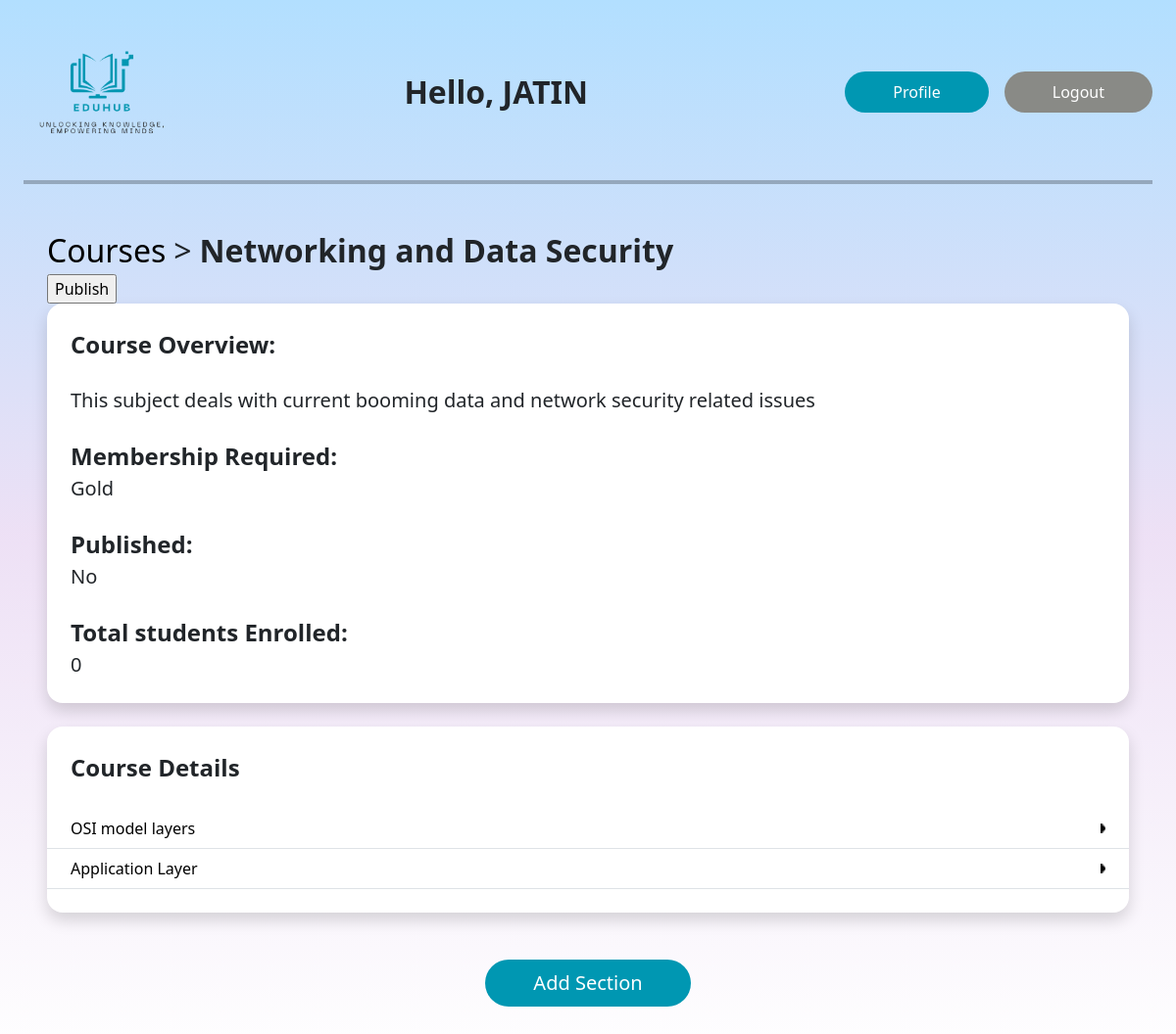
Before: /courses/16 (signed in) with the older database file.
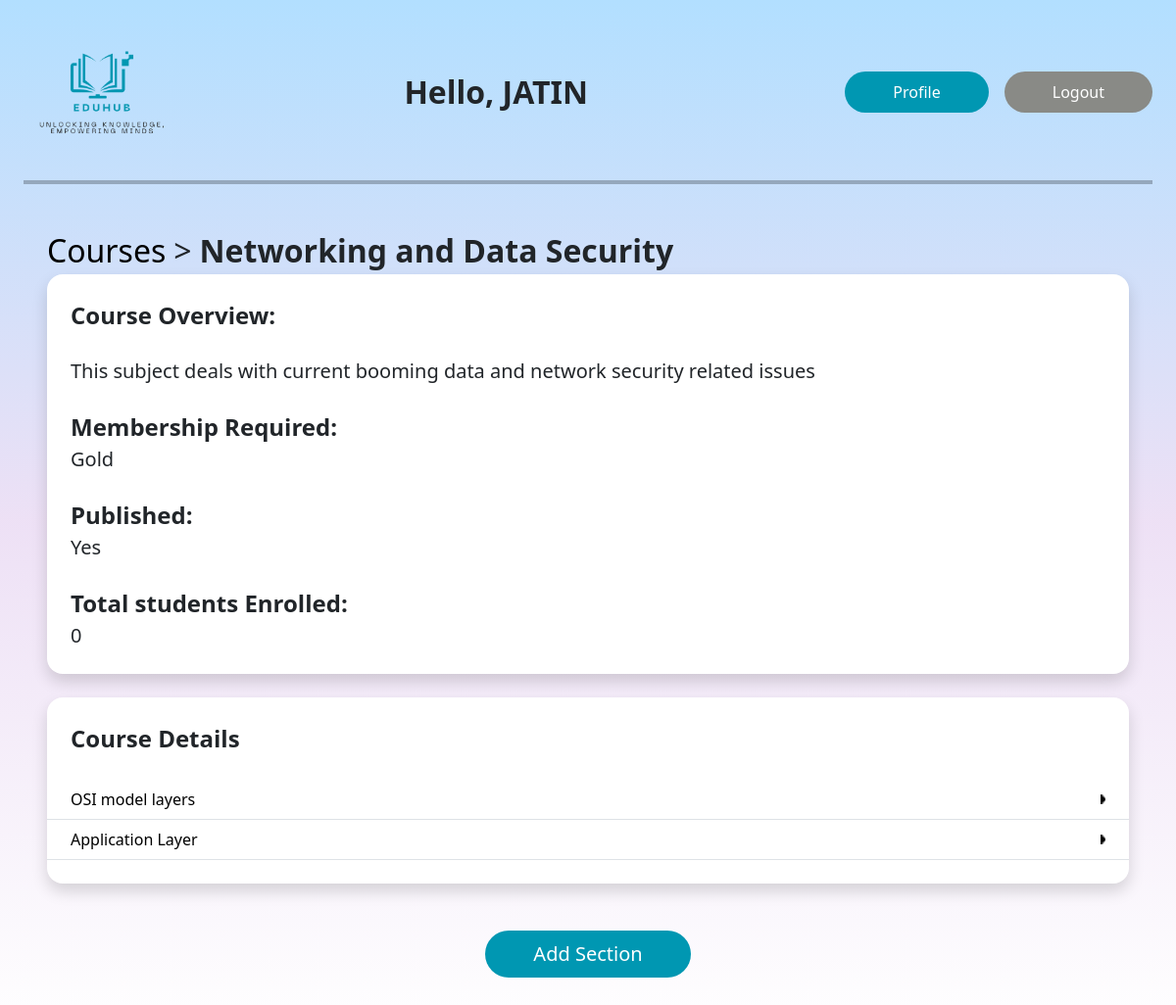
After: the same page with the newer database file.
### onlinelearningapp/models.py (models this page shows, shortened)
class TimestampedModel(models.Model):
    created_at = models.DateTimeField(auto_now_add=True)
    updated_at = models.DateTimeField(auto_now=True)
    class Meta:
        abstract = True

class UserProfile(TimestampedModel):
    user = models.OneToOneField(User, on_delete=models.CASCADE)
    role = models.ForeignKey(Role, on_delete=models.CASCADE)
    membership = models.ForeignKey(Membership, on_delete=models.SET_NULL, null=True, default=3)
    def __str__(self):
        return f"'''Username: {self.user.username}, Role: {self.role.name},''' Membership: {self.membership.name}"

class Course(TimestampedModel):
    name = models.CharField(max_length=100)
    description = models.TextField()
    instructor = models.ForeignKey(User, on_delete=models.CASCADE)
    published = models.BooleanField(default=False)
    membership_level_required = models.ForeignKey(Membership, on_delete=models.SET_NULL, null=True, default=3)
    def __str__(self):
        return f"CourseName: {self.name}, Published: {self.published}, Instructor: {self.instructor.username}, " \
               f"Membership Level Required: {self.membership_level_required.name}"

class Membership(TimestampedModel):
    name = models.CharField(max_length=30)
    price = models.DecimalField(max_digits=5, decimal_places=2)
    currency = models.CharField(max_length=3)

class Section(TimestampedModel):
    name = models.CharField(max_length=100)
    description = models.TextField()
    course = models.ForeignKey(Course, on_delete=models.CASCADE)
    order = models.IntegerField()
    class Meta:
        unique_together = ('course', 'order',)
        ordering = ['order']
    def __str__(self):
        return f"SectionName: {self.name}, Course: {self.course.name}, Order: {self.order}"

### onlinelearningapp/views.py (the view, shortened to what this page needs)
# urls.py: path('courses/<courseid>', CourseDetailView.as_view(), name='course_detail'),
class CourseDetailView(View):
    def get(self, request, courseid):
        course = get_object_or_404(Course, id=courseid)
        user_profile = UserProfile.objects.get(user_id=request.user.id)
        print(user_profile.membership.name)
        courseEnrollmentsCounter = 0
        try:
            courseEnrollmentsCounter = len(Enrollment.objects.filter(course_id=courseid))
        except:
            pass
        try:
            enrollments = Enrollment.objects.get(student_id=request.user.id, course_id=courseid)
        except Enrollment.DoesNotExist:
            enrollments = None
        sections = Section.objects.filter(course=course)
        context = {
            'course': course,
            'sections': sections,
            'user_profile': user_profile,
            'enrollments': enrollments,
            'courseEnrollements': courseEnrollmentsCounter
        }
        print(context)
        return render(request, 'course_detail.html', context)

### onlinelearningapp/templates/course_detail.html (shortened to what this page needs)
{% extends 'base.html' %}
{% load static %}
{% block content %}
<div class="p-4">
    <div>
        {% if user_profile.role.name == 'teacher' %}
        <div class="d-flex flex-row align-items-center">
            <a href="{% url 'home'%}" class="fs-2">Courses</a> <span class="fs-2 mx-2">></span>
            <span class="fs-2 fw-bold">{{ course.name }}</span>
        </div>
        <form method="post">
            {% if course.published == False %}
            <input type="submit" name="publish" value="Publish">
            {% endif %}
        </form>
        <div class="background-white p-4 rounded-4 shadow">
            <div class="fw-bold fs-4">Course Overview:</div>
            <div class="mt-4 fs-5">
                {{ course.description }}
            </div>
            <div class="mt-4 fw-bold fs-4">Membership Required:</div>
            <div class="fs-5">{{ course.membership_level_required.name|capfirst }}</div>
            <div class="mt-4 fw-bold fs-4">Published:</div>
            <div class="fs-5"> {{ course.published|yesno:"Yes,No" }}</div>
            <div class="mt-4 fw-bold fs-4">Total students Enrolled:</div>
            <div class="fs-5"> {{ courseEnrollements }}</div>
        </div>
        <div class="background-white rounded-4 shadow mt-4 pb-4">
            <div class="fw-bold fs-4 p-4">Course Details</div>
            <div>
                {% for section in sections %}
                <a href="{% url 'section_detail' courseid=course.id sectionid=section.id role=user_profile.role.name %}"
                   class="border-bottom py-2 px-4 d-flex flex-row align-items-center justify-content-between">
                    {{ section.name }}
                    <img src="{% static 'images/RightArrow.png' %}" class="right-arrow">
                </a>
                {% empty %}
                <p>No contents found</p>
                {% endfor %}
            </div>
        </div>
        <div class="d-flex flex-row justify-content-center">
            <a href="{% url 'add_section' courseid=course.id %}">
                <button class="btn rounded-pill px-5 py-2 btn-color-primary mb-3 mt-5 fs-5">Add Section</button>
            </a>
        </div>
        {% endif %}
    </div>
    {% endblock %}

### onlinelearningapp/templates/base.html (shortened to what this page needs)
{% load django_bootstrap5 %}
{% load static %}
<!DOCTYPE html>
<html>
<head>
    {% bootstrap_css %}
    <link href="{% static 'css/style.css' %}" rel="stylesheet">
    <link href="{% static 'css/home-student.css' %}" rel="stylesheet">
</head>
<body class="p-4">
<div class="d-flex w-100 justify-content-between py-4 row g-0">
    <div class="d-flex flex-row align-items-center col-md-6 justify-content-between">
        <div>
            <a href="{% url 'home' %}"><img src="{% static 'images/Eduhub-4 2.png' %}" class="home-page-logo"></a>
        </div>
        <div class="fs-2 fw-bold">
            Hello, {{ user_profile.user.username }}
        </div>
    </div>
    <div class="d-flex flex-row align-items-center col-md-6 justify-content-end">
        <input type="button" value="Profile" onclick="location.href='/profile'"
               class="btn-color-primary btn rounded-pill px-5 py-2 me-3">
        <form action="{% url 'logout' %}" method="post">
            <input type="submit" value="Logout" class="btn btn-color-secondary rounded-pill px-5 py-2">
        </form>
    </div>
</div>
<hr>
{% block content %} {% endblock %}
</body>

### onlinelearningapp/static/css/style.css (style rules this page uses)
html { height: 100%; }
body { min-height: 100%; background: linear-gradient(180deg, #B2DFFF 0%, rgba(167, 102, 206, 0.20) 50%, rgba(177, 51, 255, 0.00) 100%); background-attachment: fixed !important; }
a { text-decoration: none; }
.background-white { background: white !important; }
.btn-color-primary { background: #0097B2 !important; color: white; }
.btn-color-secondary { background: #898A86; color: white; }
hr { border-color: black !important; border-width: 2px !important; border-style: solid; margin-top: 20px; margin-bottom: 20px; }
a { color: black; }
.right-arrow { width: 5px; height: 10px; }

### onlinelearningapp/static/css/home-student.css (style rules this page uses)
.home-page-logo { width: 160px; }

Changed rows visible on the page:
changed Course "Networking and Data Security": published "No" → "Yes"
Other visible differences:
form field publish: "Publish" → (not shown)
